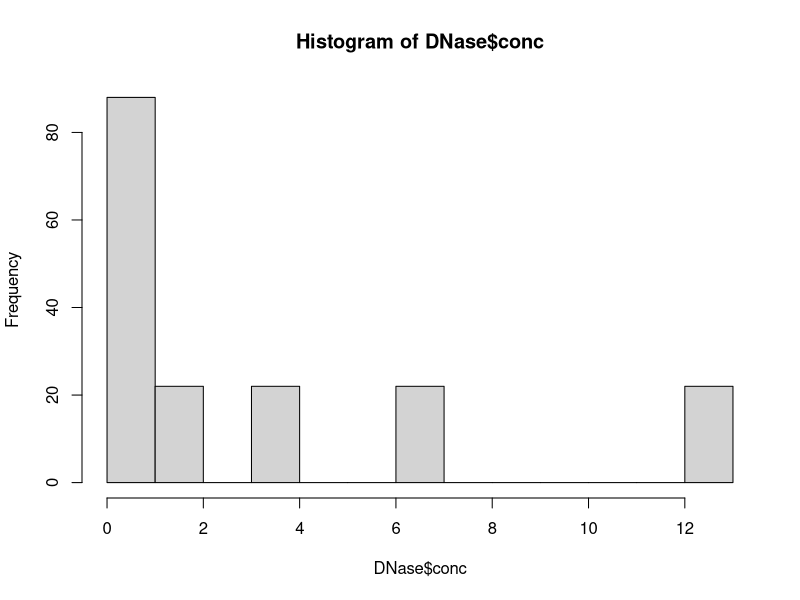
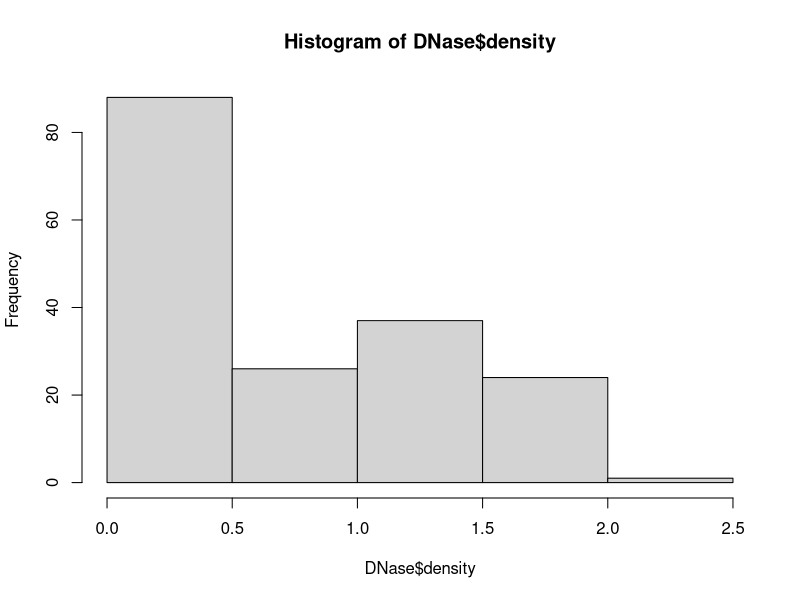
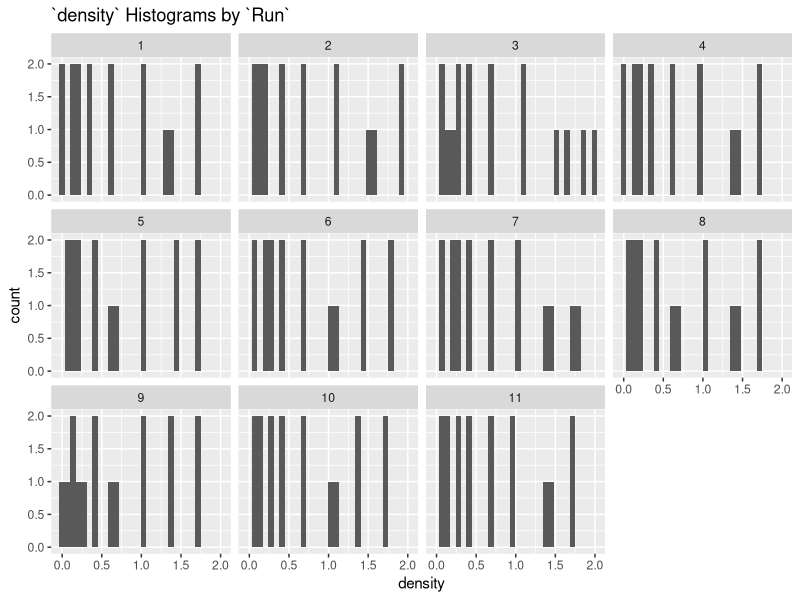
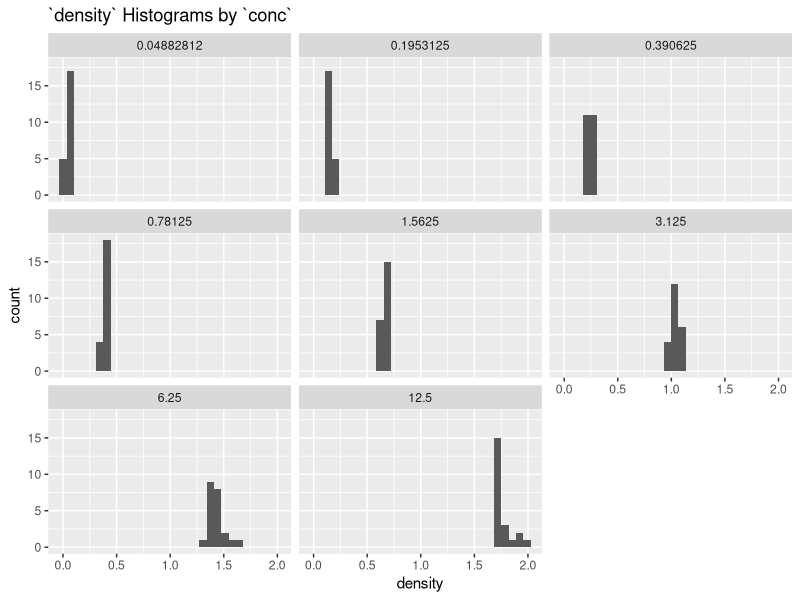
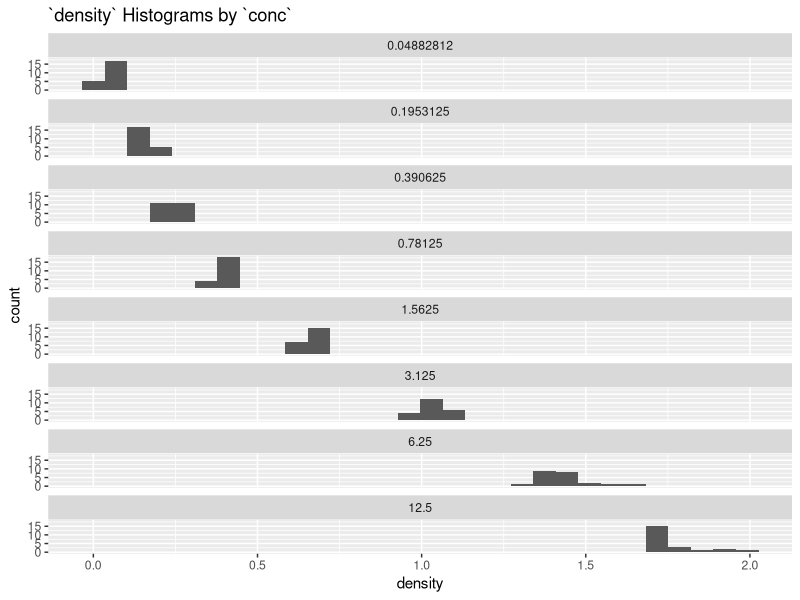
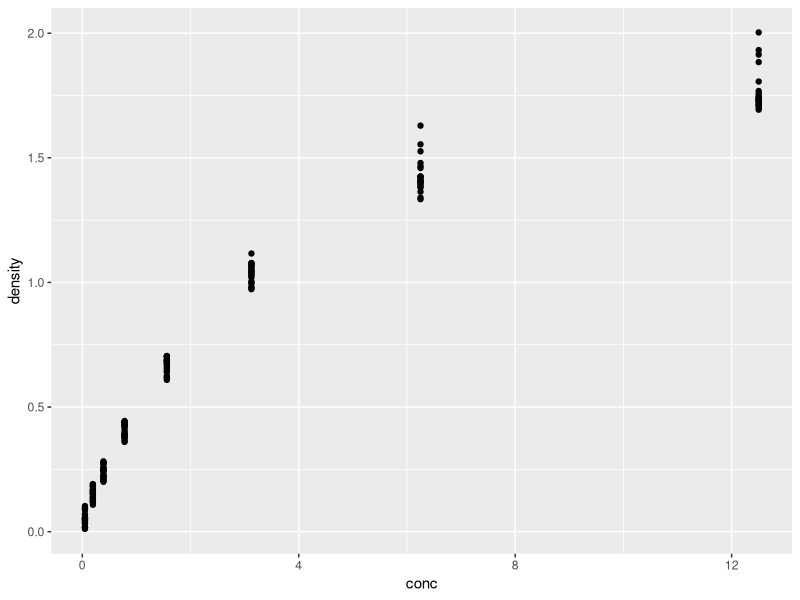
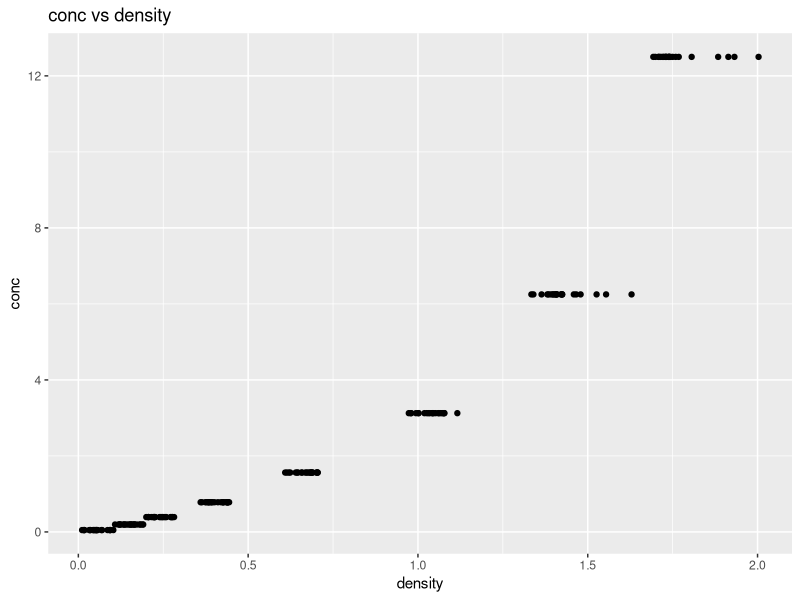
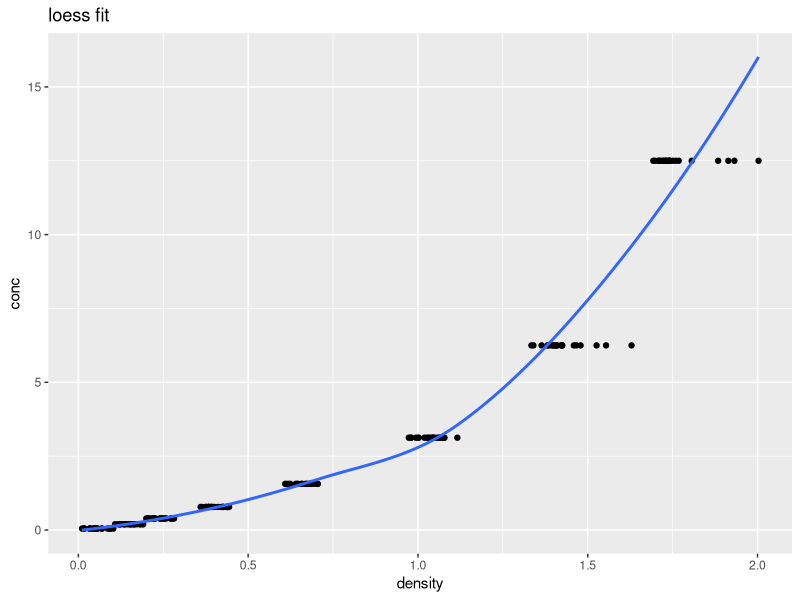

The R source for these figures, in order:
## ---- chunk 1

options(paged.print = T)

library(tidyverse)

data()

# DNase

## ---- chunk 2

DNase <- as_tibble(DNase)

rmarkdown::paged_table(DNase)

## ---- chunk 3

?DNase

## ---- chunk 4

summary(DNase)

## ---- chunk 5

hist(DNase$conc, breaks = "fd")

## ---- chunk 6

hist(DNase$density, breaks = "fd")

## ---- chunk 7

count(DNase, conc)

## ---- chunk 8

DNase %>%
  arrange(density) %>%
  count(density)

## ---- chunk 9

DNase %>%
  mutate(Run = factor(Run, levels = 1:11)) %>% # forces the Runs to be in proper order
  ggplot(aes(density)) +
  geom_histogram(bins = 30) +
  facet_wrap(~Run) +
  ggtitle("`density` Histograms by `Run`")

## ---- chunk 10

DNase %>%
  count(Run, conc)

## ---- chunk 11

DNase %>%
  mutate(conc = factor(conc)) %>%
  ggplot(aes(density)) +
  geom_histogram(bins = 30) +
  facet_wrap(~conc) +
  ggtitle("`density` Histograms by `conc`")

## ---- chunk 12

DNase %>%
  mutate(conc = factor(conc)) %>%
  ggplot(aes(density)) +
  geom_histogram(bins = 30) +
  facet_wrap(~conc, ncol = 1) +
  ggtitle("`density` Histograms by `conc`")

## ---- chunk 13

DNase %>%
  ggplot(aes(conc, density)) +
  geom_point()

## ---- chunk 14

DNase %>%
  ggplot(aes(density, conc)) +
  geom_point() +
  ggtitle("conc vs density")

## ---- chunk 15

DNase %>%
  ggplot(aes(density, conc)) +
  geom_point() +
  geom_smooth(method = "loess", se = F) +
  ggtitle("loess fit")

## ---- chunk 16

mod_poly2 <- lm(conc ~ -1 + density + density^2, data = DNase)

tibble(
    density = DNase$density,
    residuals = resid(mod_poly2)
  ) %>%
  ggplot(aes(density, residuals)) +
  modelr::geom_ref_line(h = 0) +
  geom_point() +
  ggtitle("Quadratic residuals")

## ---- chunk 17

highest_removed <- DNase %>%
  filter(conc != max(conc))

mod_poly2 <- lm(conc ~ -1 + density + density^2, data = highest_removed)

tibble(
    density = highest_removed$density,
    residuals = resid(mod_poly2)
  ) %>%
  ggplot(aes(density, residuals)) +
  modelr::geom_ref_line(h = 0) +
  geom_point() +
  ggtitle('"No outliers" residuals')

## ---- chunk 18

mod_poly3 <- lm(conc ~ -1 + density + density^2 + density^3, data = DNase)

tibble(
    density = DNase$density,
    residuals = resid(mod_poly3)
  ) %>%
  ggplot(aes(density, residuals)) +
  modelr::geom_ref_line(h = 0) +
  geom_point() +
  ggtitle("Cubic residuals")

## ---- chunk 19

mod_exp <- lm(conc ~ -1 + exp(density), data = DNase)

tibble(
    density = DNase$density,
    residuals = resid(mod_exp)
  ) %>%
  ggplot(aes(density, residuals)) +
  modelr::geom_ref_line(h = 0) +
  geom_point() +
  ggtitle("Exponential residuals")

## ---- chunk 20

DNase %>%
  mutate(
    density_sq = sqrt(density),
    conc_sqsq = sqrt(sqrt(conc))
  ) %>%
  ggplot(aes(density_sq, conc_sqsq)) +
  geom_point() +
  geom_smooth(method = "lm", se = F) +
  labs(x = "sqrt(density)", y = "sqrt(sqrt(conc))") +
  ggtitle("sqrt-sqrt^2 transformations")

## ---- chunk 21

DNase_sq_sqsq <- DNase %>%
  mutate(
    density_sq = sqrt(density),
    conc_sqsq = sqrt(sqrt(conc))
  )

mod_sq_sqsq <- lm(conc_sqsq ~ -1 + density_sq, data = DNase_sq_sqsq)

tibble(
    density_sq = DNase_sq_sqsq$density_sq,
    residuals = resid(mod_sq_sqsq)
  ) %>%
  ggplot(aes(density_sq, residuals)) +
  modelr::geom_ref_line(h = 0) +
  geom_point() +
  ggtitle("sqrt-sqrt^2 residuals")

## ---- chunk 22

set.seed(10082026)

folds <- DNase %>%
  select(-Run) %>%
  arrange(conc) %>%
  group_by(conc) %>%
  sample_n(22) %>% # randomize within conc
  mutate(fold = c(rep(1:4, 5), 1:2)) %>% # label folds
  ungroup()
  
folds

## ---- chunk 23

folds %>%
  ggplot(aes(density, conc)) +
  geom_point() +
  facet_wrap(~fold, nrow = 2) +
  ggtitle("(conc ~ density) by fold")

## ---- chunk 24

mod <- lm(conc ~ -1 + splines::ns(density, df = 11), data = DNase)

# splines::ns vignette says to do this:

mod_knots <- attr(terms(mod), "predvars")


# which returns a "call":

mod_knots
class(mod_knots)

## ---- chunk 25

mod_knots <- as.character(mod_knots)

mod_knots <- mod_knots[3]

# extract the "knots" argument of the call

mod_knots %>%
  str_extract("c\\(.+?\\)")

## ---- chunk 26

mod_knots %>%
  str_extract("c\\(.+?\\)") %>%
  parse(text = .) %>%
  eval() %>%
  length()

## ---- chunk 27

# mod <- lm(conc ~ -1 + splines::ns(density, df = 11), data = DNase)

tibble(
    density = DNase$density,
    residuals = resid(mod)
  ) %>%
  ggplot(aes(density, residuals)) +
  modelr::geom_ref_line(h = 0) +
  geom_point() +
  ggtitle("Cubic splines residuals (#knots = 10)")

mod_output <- tibble(density = modelr::seq_range(DNase$density, n = 100)) %>%
  mutate(conc = predict(mod, newdata = tibble(density = density)))

mod_knots <- attr(terms(mod), "predvars") %>%
  as.character() %>%
  .[3] %>%
  str_extract("c\\(.+?\\)") %>%
  parse(text = .) %>%
  eval()

mod_knots <- tibble(density = mod_knots, conc = predict(mod, newdata = tibble(density = mod_knots)))

DNase %>%
  ggplot(aes(density, conc)) +
  geom_point(data = mod_knots, shape = 4, color = "orange", stroke = 2) +
  geom_point() +
  geom_line(data = mod_output, color = "blue") +
  ggtitle("Cubic splines fit (#knots = 10)")

## ---- chunk 28

formulas <- paste0("conc ~ -1 + splines::ns(density, df = ", 2:11, ")")


# set.seed(10082026)
# 
# folds <- DNase %>%
#   select(-Run) %>%
#   arrange(conc) %>%
#   group_by(conc) %>%
#   sample_n(22) %>% # randomize within conc
#   mutate(fold = c(rep(1:4, 5), 1:2)) # label folds


cv_MSE <- function(formula){
  
  MSE <<- numeric()
  
  for(i in 1:4){
    
    mod <<- folds %>%
      filter(fold != i) %>%
      lm(formula, data = .)
    
    MSE[i] <- folds %>%
      filter(fold == 1) %>%
      mutate(
        pred = predict(mod, newdata = tibble(density)),
        error = conc - pred
      ) %>%
      summarise(MSE = mean(error^2)) %>%
      pull(MSE)
      
  }
  
  return(mean(MSE))
  
}

cv_MSE_output <- map_dbl(formulas, cv_MSE)

cv_MSE_output

## ---- chunk 29

tibble(knots = factor(1:10), test_MSE = cv_MSE_output) %>%
  ggplot(aes(knots, test_MSE)) +
  geom_col()


## ---- chunk 30

mod <- lm(conc ~ -1 + splines::ns(density, df = 3), data = DNase)

tibble(
    density = DNase$density,
    residuals = resid(mod)
  ) %>%
  ggplot(aes(density, residuals)) +
  modelr::geom_ref_line(h = 0) +
  geom_point() +
  ggtitle("Cubic splines residuals (#knots = 2)")

mod_output <- tibble(density = modelr::seq_range(DNase$density, n = 100)) %>%
  mutate(conc = predict(mod, newdata = tibble(density = density)))

mod_knots <- attr(terms(mod), "predvars") %>%
  as.character() %>%
  .[3] %>%
  str_extract("c\\(.+?\\)") %>%
  parse(text = .) %>%
  eval()

mod_knots <- tibble(density = mod_knots, conc = predict(mod, newdata = tibble(density = mod_knots)))

DNase %>%
  ggplot(aes(density, conc)) +
  geom_point() +
  geom_line(data = mod_output, color = "blue") +
  geom_point(data = mod_knots, shape = 4, color = "orange", stroke = 2) +
  ggtitle("Cubic splines fit (#knots = 2)")

## ---- chunk 31

mod <- lm(conc ~ -1 + splines::ns(density, df = 9), data = DNase)

tibble(
    density = DNase$density,
    residuals = resid(mod)
  ) %>%
  ggplot(aes(density, residuals)) +
  modelr::geom_ref_line(h = 0) +
  geom_point() +
  ggtitle("Cubic splines residuals (#knots = 8)")

mod_output <- tibble(density = modelr::seq_range(DNase$density, n = 100)) %>%
  mutate(conc = predict(mod, newdata = tibble(density = density)))

mod_knots <- attr(terms(mod), "predvars") %>%
  as.character() %>%
  .[3] %>%
  str_extract("c\\(.+?\\)") %>%
  parse(text = .) %>%
  eval()

mod_knots <- tibble(density = mod_knots, conc = predict(mod, newdata = tibble(density = mod_knots)))

DNase %>%
  ggplot(aes(density, conc)) +
  geom_point() +
  geom_line(data = mod_output, color = "blue") +
  geom_point(data = mod_knots, shape = 4, color = "orange", stroke = 2) +
  ggtitle("Cubic splines fit (#knots = 8)")
